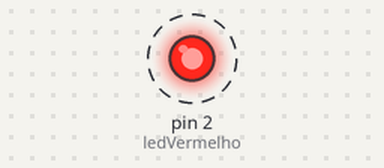
A sketch run on a simulated Arduino Uno, built with avr-gcc and run on an emulated ATmega328P. Parts: output pins drawn as LEDs (lit = HIGH). Dashed ring = blinking.

Above: at 0.5 s.
Timing chart, 0 to 3.5 s (numbered marks = the images above):
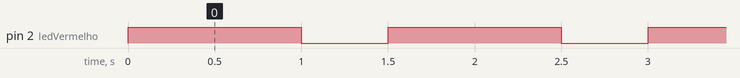

The sketch:

C_digo1-Ardu_no_TMP.ino
```cpp
int ledVermelho = 2;

void setup(){
	pinMode(ledVermelho, OUTPUT);
}

void loop(){
digitalWrite(ledVermelho,1);
delay(1000);
digitalWrite(ledVermelho,0);
delay(500);
}
```

Measured:
- by itself, pin 2 (ledVermelho): alternates HIGH for 1.0 s and LOW for 0.50 s
